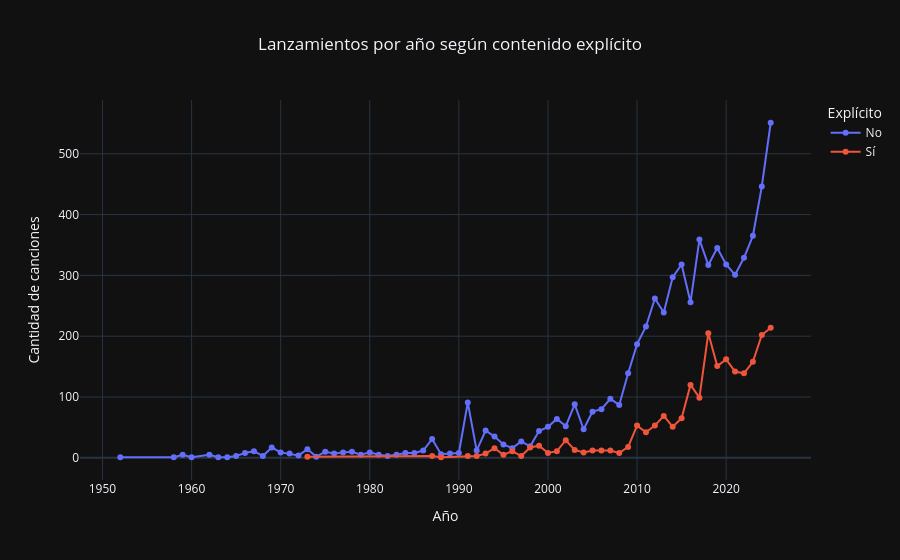

Notebook cell for this chart:
### Markdown cell above
### 4.4 ¿Creció el contenido explícito con los años?

Se desagrega la evolución temporal separando canciones explícitas de no explícitas.

### Code cell
# Podría mejorarse la grafica temporal y agrupar los lanzamientos en categorias para ver la evolución de las canciones explícitas vs las no explícitas.

df['explicit_label'] = df['explicit'].map({True: 'Sí', False: 'No'})

# Cantidad de canciones por año según explicit
df_year_explicit = (
    df.groupby(['year', 'explicit_label'])
    .size()
    .reset_index(name='count')
)

fig = px.line(
    df_year_explicit,
    x='year',
    y='count',
    color='explicit_label',
    markers=True,
    title='Lanzamientos por año según contenido explícito',
    labels={
        'year': 'Año',
        'count': 'Cantidad de canciones',
        'explicit_label': 'Explícito'
    },
    template='plotly_dark'
)

fig.update_layout(title_x=0.5)
fig.show()
fig.write_image("explicito_por_ano.png")

### Figure 1 — Plotly figure (JSON) as saved in the notebook; plotly's stock layout.template omitted (floating-point values rounded to 4 significant figures)
{"data": [{"hovertemplate": "Explícito=No<br>Año=%{x}<br>Cantidad de canciones=%{y}<extra></extra>", "legendgroup": "No", "line": {"color": "#636efa", "dash": "solid"}, "marker": {"symbol": "circle"}, "mode": "lines+markers", "name": "No", "orientation": "v", "showlegend": true, "type": "scatter", "x": [1952, 1958, 1959, 1960, 1962, 1963, 1964, 1965, 1966, 1967, 1968, 1969, 1970, 1971, 1972, 1973, 1974, 1975, 1976, 1977, 1978, 1979, 1980, 1981, 1982, 1983, 1984, 1985, 1986, 1987, 1988, 1989, 1990, 1991, 1992, 1993, 1994, 1995, 1996, 1997, 1998, 1999, 2000, 2001, 2002, 2003, 2004, 2005, 2006, 2007, 2008, 2009, 2010, 2011, 2012, 2013, 2014, 2015, 2016, 2017, 2018, 2019, 2020, 2021, 2022, 2023, 2024, 2025], "xaxis": "x", "y": [1, 1, 5, 1, 5, 1, 1, 3, 8, 11, 3, 17, 9, 7, 4, 14, 2, 10, 7, 9, 10, 5, 9, 5, 3, 5, 8, 8, 12, 31, 6, 7, 8, 91, 12, 45, 35, 22, 16, 27, 19, 44, 51, 64, 52, 88, 47, 76, 80, 97, 87, 139, 187, 216, 262, 239, 297, 318, 256, 359, 317, 345, 318, 301, 329, 365, 446, 551], "yaxis": "y"}, {"hovertemplate": "Explícito=Sí<br>Año=%{x}<br>Cantidad de canciones=%{y}<extra></extra>", "legendgroup": "Sí", "line": {"color": "#EF553B", "dash": "solid"}, "marker": {"symbol": "circle"}, "mode": "lines+markers", "name": "Sí", "orientation": "v", "showlegend": true, "type": "scatter", "x": [1973, 1987, 1988, 1991, 1992, 1993, 1994, 1995, 1996, 1997, 1998, 1999, 2000, 2001, 2002, 2003, 2004, 2005, 2006, 2007, 2008, 2009, 2010, 2011, 2012, 2013, 2014, 2015, 2016, 2017, 2018, 2019, 2020, 2021, 2022, 2023, 2024, 2025], "xaxis": "x", "y": [2, 3, 1, 3, 3, 7, 16, 5, 11, 3, 17, 20, 8, 11, 29, 13, 9, 12, 12, 12, 8, 18, 53, 42, 53, 69, 51, 65, 120, 99, 205, 151, 162, 142, 139, 158, 202, 214], "yaxis": "y"}], "layout": {"legend": {"title": {"text": "Explícito"}, "tracegroupgap": 0}, "title": {"text": "Lanzamientos por año según contenido explícito", "x": 0.5}, "xaxis": {"anchor": "y", "domain": [0, 1], "title": {"text": "Año"}}, "yaxis": {"anchor": "x", "domain": [0, 1], "title": {"text": "Cantidad de canciones"}}}}
